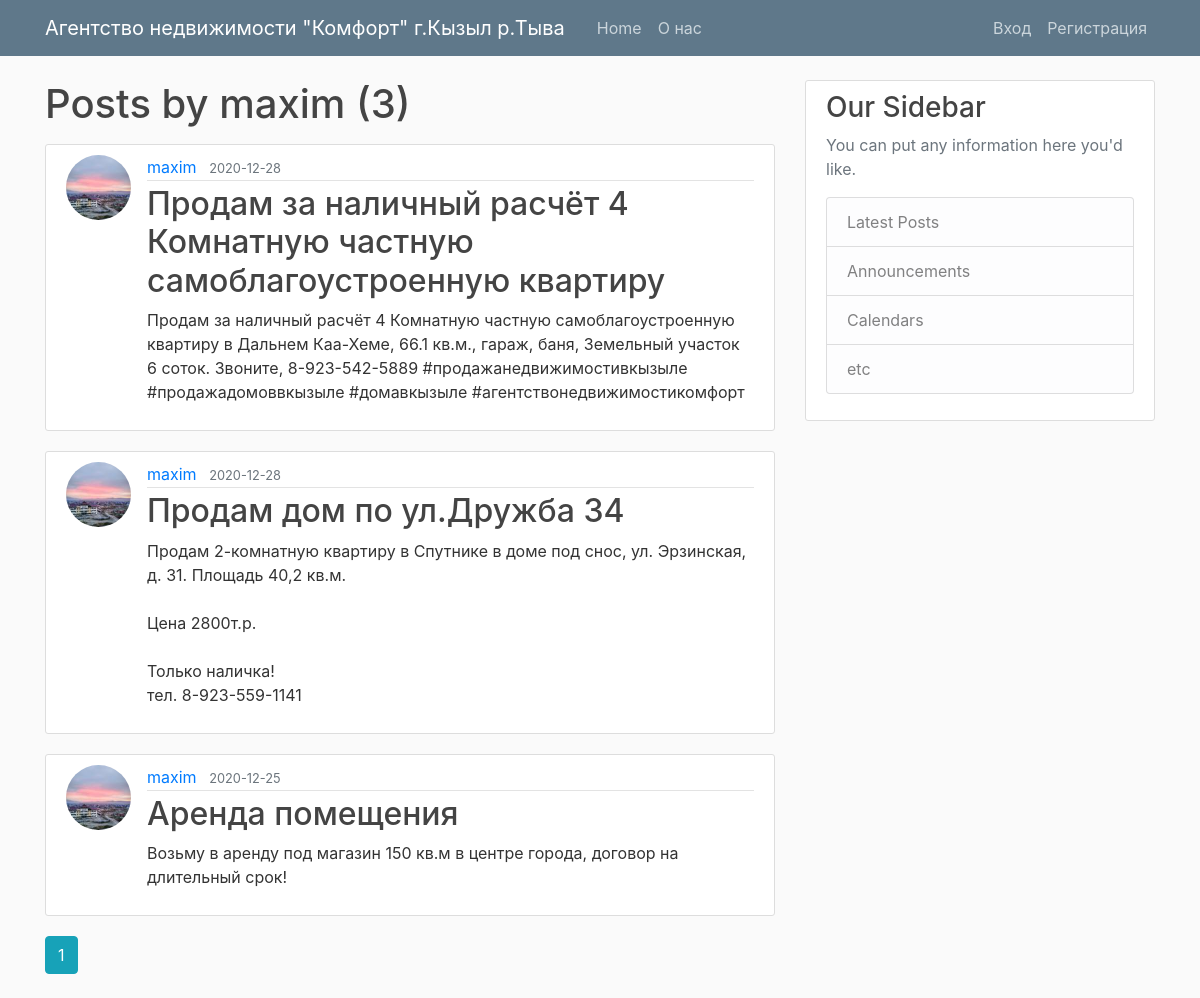
The page /user/maxim on the database its author committed.
### flaskblog/models.py (models this page shows, shortened)
class User(db.Model, UserMixin):
    id = db.Column(db.Integer, primary_key=True)
    username = db.Column(db.String(20), unique=True, nullable=False)
    email = db.Column(db.String(120), unique=True, nullable=False)
    image_file = db.Column(db.String(20), nullable=False, default='default.jpg')
    password = db.Column(db.String(60), nullable=False)
    posts = db.relationship('Post', backref='author', lazy=True)

class Post(db.Model):
    id = db.Column(db.Integer, primary_key=True)
    title = db.Column(db.String(100), nullable=False)
    date_posted = db.Column(db.DateTime, nullable=False, default=datetime.utcnow)
    content = db.Column(db.Text, nullable=False)
    user_id = db.Column(db.Integer, db.ForeignKey('user.id'), nullable=False)

### flaskblog/users/routes.py (the view)
@users.route("/user/<string:username>")
def user_posts(username):
    page = request.args.get('page', 1, type=int)
    user = User.query.filter_by(username=username).first_or_404()
    posts = Post.query.filter_by(author=user)\
        .order_by(Post.date_posted.desc())\
        .paginate(page=page, per_page=5)
    return render_template('user_posts.html', posts=posts, user=user)

### flaskblog/templates/user_posts.html
{% extends "layout.html" %}
{% block content %}
    <h1 class="mb-3">Posts by {{ user.username }} ({{ posts.total }})</h1>
    {% for post in posts.items %}
        <article class="media content-section">
          <img class="rounded-circle article-img" src="{{ url_for('static', filename='profile_pics/' + post.author.image_file) }}">
          <div class="media-body">
            <div class="article-metadata">
              <a class="mr-2" href="{{ url_for('users.user_posts', username=post.author.username) }}">{{ post.author.username }}</a>
              <small class="text-muted">{{ post.date_posted.strftime('%Y-%m-%d') }}</small>
            </div>
            <h2><a class="article-title" href="{{ url_for('posts.post', post_id=post.id) }}">{{ post.title }}</a></h2>
            <p class="article-content">{{ post.content }}</p>
          </div>
        </article>
    {% endfor %}
    {% for page_num in posts.iter_pages(left_edge=1, right_edge=1, left_current=1, right_current=2) %}
      {% if page_num %}
        {% if posts.page == page_num %}
          <a class="btn btn-info mb-4" href="{{ url_for('users.user_posts', username=user.username, page=page_num) }}">{{ page_num }}</a>
        {% else %}
          <a class="btn btn-outline-info mb-4" href="{{ url_for('users.user_posts', username=user.username, page=page_num) }}">{{ page_num }}</a>
        {% endif %}
      {% else %}
        ...
      {% endif %}
    {% endfor %}
{% endblock content %}

### flaskblog/static/main.css (style rules this page uses)
body { background: #fafafa; color: #333333; margin-top: 5rem; }
h1, h2, h3, h4, h5, h6 { color: #444444; }
.content-section { background: #ffffff; padding: 10px 20px; border: 1px solid #dddddd; border-radius: 3px; margin-bottom: 20px; }
.article-title { color: #444444; }
.article-content { white-space: pre-line; }
.article-img { height: 65px; width: 65px; margin-right: 16px; }
.article-metadata { padding-bottom: 1px; margin-bottom: 4px; border-bottom: 1px solid #e3e3e3 }

### rows shown on the page
User: username "maxim"
Post: image_file (picture), author.username "maxim", date_posted "2020-12-28", title "Продам за наличный расчёт 4 Комнатную частную самоблагоустроенную квартиру", content "Продам за наличный расчёт 4 Комнатную частную самоблагоустроенную квартиру в Дальнем Каа-Хеме, 66.1 кв.м., гараж, баня, Земельный участок 6 соток. Звоните, 8-923-542-5889 #продажанедвижимостивкызыле #продажадомоввкызыле #домавкызыле #агентствонедвижимостикомфорт"
Post: image_file (picture), author.username "maxim", date_posted "2020-12-28", title "Продам дом по ул.Дружба 34", content "Продам 2-комнатную квартиру в Спутнике в доме под снос, ул. Эрзинская, д. 31. Площадь 40,2 кв.м. Цена 2800т.р. Только наличка! тел. 8-923-559-1141"
Post: image_file (picture), author.username "maxim", date_posted "2020-12-25", title "Аренда помещения", content "Возьму в аренду под магазин 150 кв.м в центре города, договор на длительный срок!"

### other values the page prints
{{ posts.total }} "3"
{{ page_num }} "1"
